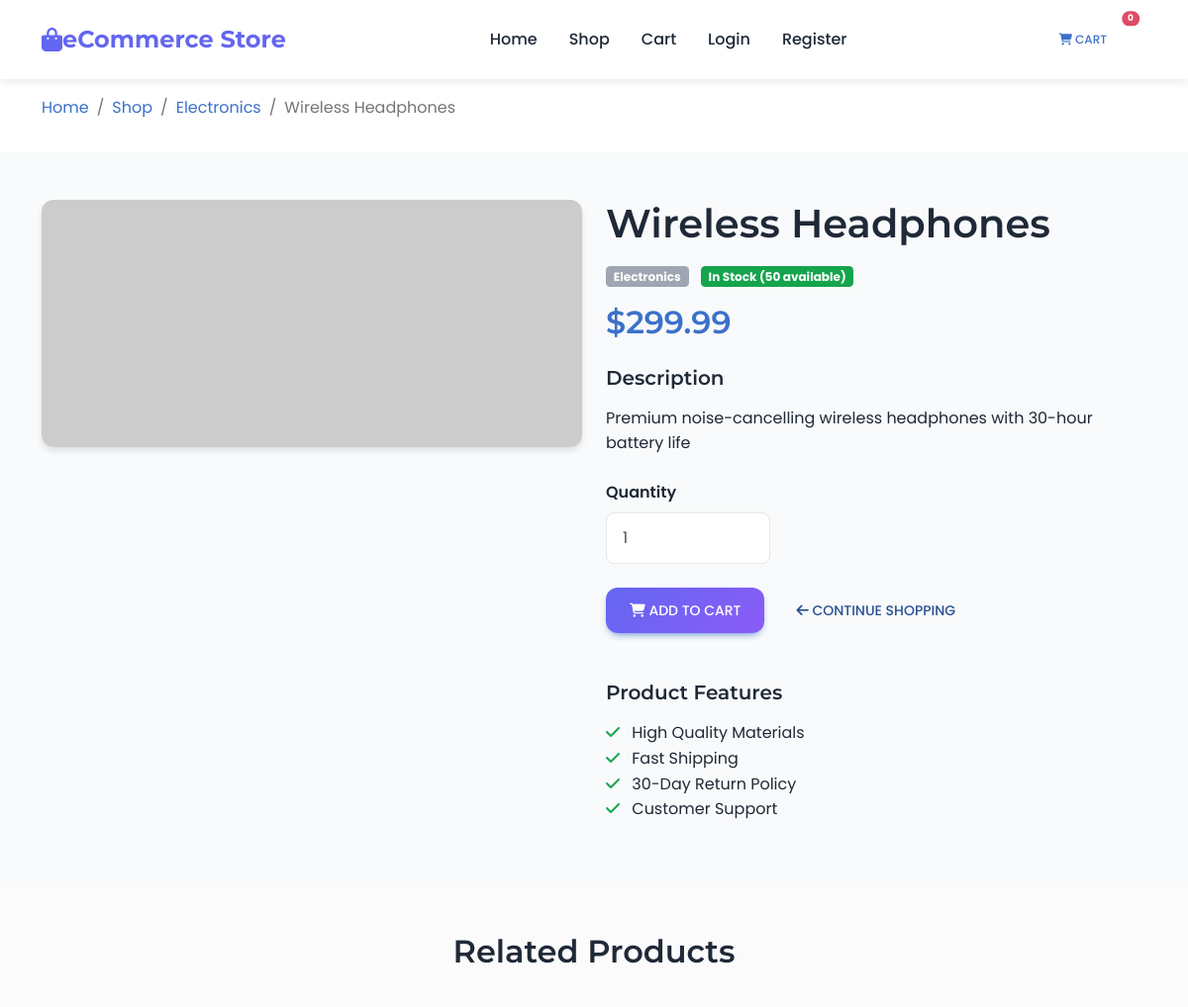
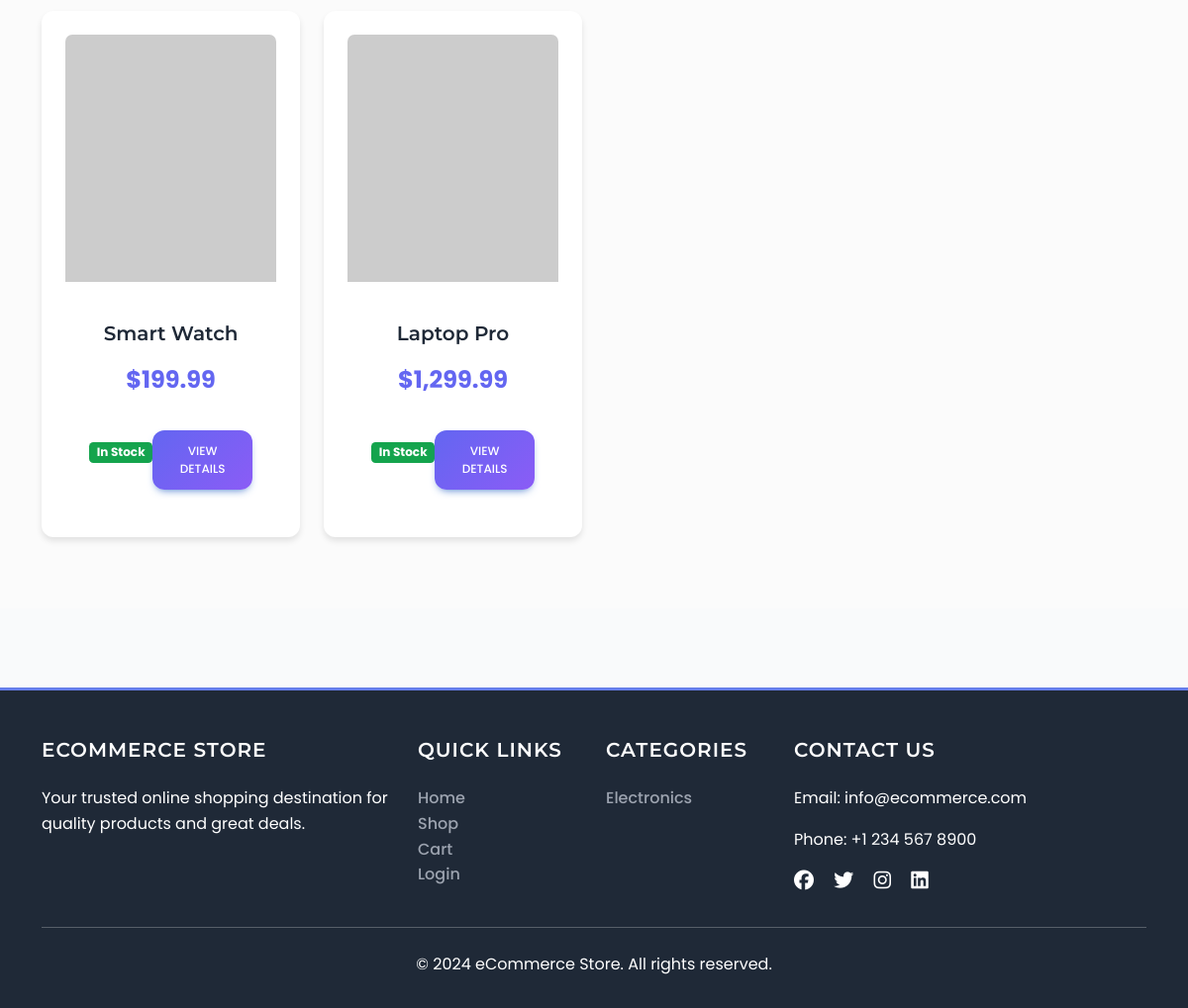
Screenshot of /product.php?id=1 with the database file from the repository (2 pictures, top to bottom).
### tables this page shows
CREATE TABLE products (
    id INT AUTO_INCREMENT PRIMARY KEY,
    name VARCHAR(200) NOT NULL,
    description TEXT,
    price DECIMAL(10,2) NOT NULL,
    stock INT NOT NULL DEFAULT 0,
    category_id INT,
    image VARCHAR(255),
    created_at TIMESTAMP DEFAULT CURRENT_TIMESTAMP,
    FOREIGN KEY (category_id) REFERENCES categories(id) ON DELETE SET NULL,
    INDEX idx_category (category_id),
    INDEX idx_stock (stock)
);

CREATE TABLE categories (
    id INT AUTO_INCREMENT PRIMARY KEY,
    name VARCHAR(50) NOT NULL,
    created_at TIMESTAMP DEFAULT CURRENT_TIMESTAMP
);

### config/db.php (called while the page is built, shortened)
<!-- <?php
function isLoggedIn() {
    return isset($_SESSION['user_id']) && !empty($_SESSION['user_id']);
}
?> -->

### product.php (the view, shortened to what this page needs)
<?php
require_once 'config/db.php';
$product_id = isset($_GET['id']) ? (int)$_GET['id'] : 0;
$stmt = $pdo->prepare("
    SELECT p.*, c.name as category_name
    FROM products p
    LEFT JOIN categories c ON p.category_id = c.id
    WHERE p.id = ?
");
$stmt->execute([$product_id]);
$product = $stmt->fetch();
$stmt = $pdo->prepare("
    SELECT * FROM products
    WHERE category_id = ? AND id != ?
    ORDER BY created_at DESC
    LIMIT 4
");
$stmt->execute([$product['category_id'], $product_id]);
$related_products = $stmt->fetchAll();
?>
<!DOCTYPE html>
<html lang="en">
<head>
    <link href="https://cdn.jsdelivr.net/npm/bootstrap@5.3.0/dist/css/bootstrap.min.css" rel="stylesheet">
    <link href="https://cdnjs.cloudflare.com/ajax/libs/mdb-ui-kit/6.4.0/mdb.min.css" rel="stylesheet">
    <link href="assets/css/style.css" rel="stylesheet">
</head>
<body>
    <nav class="navbar navbar-expand-lg navbar-light sticky-top">
        <div class="container">
            <a class="navbar-brand" href="index.php">
                <i class="fas fa-shopping-bag"></i> eCommerce Store
            </a>
            <div class="collapse navbar-collapse" id="navbarNav">
                <ul class="navbar-nav mx-auto">
                    <li class="nav-item">
                        <a class="nav-link" href="index.php">Home</a>
                    </li>
                    <li class="nav-item">
                        <a class="nav-link" href="shop.php">Shop</a>
                    </li>
                    <li class="nav-item">
                        <a class="nav-link" href="cart.php">Cart</a>
                    </li>
                    <?php if (isLoggedIn()): ?>
                        <li class="nav-item">
                            <a class="nav-link" href="dashboard.php">Dashboard</a>
                        </li>
                        <li class="nav-item">
                            <a class="nav-link" href="auth/logout.php">Logout</a>
                        </li>
                    <?php else: ?>
                        <li class="nav-item">
                            <a class="nav-link" href="auth/login.php">Login</a>
                        </li>
                        <li class="nav-item">
                            <a class="nav-link" href="auth/register.php">Register</a>
                        </li>
                    <?php endif; ?>
                </ul>
                <div class="d-flex align-items-center">
                    <a href="cart.php" class="btn btn-outline-primary position-relative me-3">
                        <i class="fas fa-shopping-cart"></i> Cart
                        <span class="position-absolute top-0 start-100 translate-middle badge rounded-pill bg-danger" id="cart-count">0</span>
                    </a>
                </div>
            </div>
        </div>
    </nav>
    <section class="py-3 bg-white">
        <div class="container">
            <nav aria-label="breadcrumb">
                <ol class="breadcrumb">
                    <li class="breadcrumb-item"><a href="index.php">Home</a></li>
                    <li class="breadcrumb-item"><a href="shop.php">Shop</a></li>
                    <li class="breadcrumb-item"><a href="shop.php?category=<?php echo $product['category_id']; ?>"><?php echo htmlspecialchars($product['category_name'] ?? 'No Category'); ?></a></li>
                    <li class="breadcrumb-item active"><?php echo htmlspecialchars($product['name']); ?></li>
                </ol>
            </nav>
        </div>
    </section>
    <section class="py-5">
        <div class="container">
            <div class="row">
                <div class="col-lg-6 mb-4">
                    <div class="card">
                        <img src="https://via.placeholder.com/600x500" class="card-img-top" alt="<?php echo htmlspecialchars($product['name']); ?>">
                    </div>
                </div>
                <div class="col-lg-6">
                    <h1 class="mb-3"><?php echo htmlspecialchars($product['name']); ?></h1>
                    <div class="mb-3">
                        <span class="badge bg-secondary"><?php echo htmlspecialchars($product['category_name'] ?? 'No Category'); ?></span>
                        <span class="badge bg-<?php echo $product['stock'] > 0 ? 'success' : 'danger'; ?> ms-2">
                            <?php echo $product['stock'] > 0 ? 'In Stock (' . $product['stock'] . ' available)' : 'Out of Stock'; ?>
                        </span>
                    </div>
                    <div class="price mb-4">
                        <h2 class="text-primary">$<?php echo number_format($product['price'], 2); ?></h2>
                    </div>
                    <div class="mb-4">
                        <h5>Description</h5>
                        <p><?php echo nl2br(htmlspecialchars($product['description'])); ?></p>
                    </div>
                    <form method="POST" action="product.php?id=<?php echo $product_id; ?>">
                        <div class="row mb-4">
                            <div class="col-md-4">
                                <label for="quantity" class="form-label">Quantity</label>
                                <input type="number" class="form-control" id="quantity" name="quantity"
                                       value="1" min="1" max="<?php echo $product['stock']; ?>" <?php echo $product['stock'] == 0 ? 'disabled' : ''; ?>>
                            </div>
                        </div>
                        <div class="d-grid gap-2 d-md-flex">
                            <button type="submit" name="add_to_cart" class="btn btn-primary btn-lg"
                                    <?php echo $product['stock'] == 0 ? 'disabled' : ''; ?>>
                                <i class="fas fa-shopping-cart"></i>
                                <?php echo $product['stock'] == 0 ? 'Out of Stock' : 'Add to Cart'; ?>
                            </button>
                            <a href="shop.php" class="btn btn-outline-secondary btn-lg">
                                <i class="fas fa-arrow-left"></i> Continue Shopping
                            </a>
                        </div>
                    </form>
                    <div class="mt-5">
                        <h5>Product Features</h5>
                        <ul class="list-unstyled">
                            <li><i class="fas fa-check text-success me-2"></i> High Quality Materials</li>
                            <li><i class="fas fa-check text-success me-2"></i> Fast Shipping</li>
                            <li><i class="fas fa-check text-success me-2"></i> 30-Day Return Policy</li>
                            <li><i class="fas fa-check text-success me-2"></i> Customer Support</li>
                        </ul>
                    </div>
                </div>
            </div>
        </div>
    </section>
    <?php if (count($related_products) > 0): ?>
    <section class="py-5 bg-light">
        <div class="container">
            <h2 class="text-center mb-5">Related Products</h2>
            <div class="row">
                <?php foreach ($related_products as $related_product): ?>
                    <div class="col-md-6 col-lg-3 mb-4">
                        <div class="card product-card h-100">
                            <img src="https://via.placeholder.com/300x250" class="card-img-top" alt="<?php echo htmlspecialchars($related_product['name']); ?>">
                            <div class="card-body">
                                <h5 class="card-title"><?php echo htmlspecialchars($related_product['name']); ?></h5>
                                <div class="price">$<?php echo number_format($related_product['price'], 2); ?></div>
                                <div class="d-flex justify-content-between align-items-center mt-3">
                                    <span class="badge bg-<?php echo $related_product['stock'] > 0 ? 'success' : 'danger'; ?>">
                                        <?php echo $related_product['stock'] > 0 ? 'In Stock' : 'Out of Stock'; ?>
                                    </span>
                                    <a href="product.php?id=<?php echo $related_product['id']; ?>" class="btn btn-primary btn-sm">View Details</a>
                                </div>
                            </div>
                        </div>
                    </div>
                <?php endforeach; ?>
            </div>
        </div>
    </section>
    <?php endif; ?>
    <footer>
        <div class="container">
            <div class="row">
                <div class="col-md-4">
                    <h5>eCommerce Store</h5>
                    <p>Your trusted online shopping destination for quality products and great deals.</p>
                </div>
                <div class="col-md-2">
                    <h5>Quick Links</h5>
                    <ul class="list-unstyled">
                        <li><a href="index.php">Home</a></li>
                        <li><a href="shop.php">Shop</a></li>
                        <li><a href="cart.php">Cart</a></li>
                        <li><a href="auth/login.php">Login</a></li>
                    </ul>
                </div>
                <div class="col-md-2">
                    <h5>Categories</h5>
                    <ul class="list-unstyled">
                        <li><a href="shop.php?category=<?php echo $product['category_id']; ?>"><?php echo htmlspecialchars($product['category_name'] ?? 'No Category'); ?></a></li>
                    </ul>
                </div>
                <div class="col-md-4">
                    <h5>Contact Us</h5>
                    <p>Email: info@ecommerce.com</p>
                    <p>Phone: +1 234 567 8900</p>
                    <div class="mt-3">
                        <a href="#" class="text-white me-3"><i class="fab fa-facebook fa-lg"></i></a>
                        <a href="#" class="text-white me-3"><i class="fab fa-twitter fa-lg"></i></a>
                        <a href="#" class="text-white me-3"><i class="fab fa-instagram fa-lg"></i></a>
                        <a href="#" class="text-white"><i class="fab fa-linkedin fa-lg"></i></a>
                    </div>
                </div>
            </div>
            <hr class="my-4 bg-white">
            <div class="text-center">
                <p>&copy; 2024 eCommerce Store. All rights reserved.</p>
            </div>
        </div>
    </footer>
</body>
</html>

### assets/css/style.css (style rules this page uses)
h1, h2, h3, h4, h5, h6 { color: #1f2937 !important; opacity: 1 !important; visibility: visible !important; text-shadow: none !important; font-weight: 600 !important; display: block !important; position: relative !important; z-index: 10 !important; background: transparent !important; border: none !important; }
.page-title, .section-title, .card-title, .modal-title { color: #1f2937 !important; opacity: 1 !important; visibility: visible !important; text-shadow: none !important; font-weight: 600 !important; display: block !important; position: relative !important; z-index: 10 !important; }
.navbar-brand { color: white !important; opacity: 1 !important; visibility: visible !important; text-shadow: none !important; font-weight: 700 !important; }
:root { --primary-color: #6366f1; --secondary-color: #ec4899; --success-color: #10b981; --warning-color: #f59e0b; --danger-color: #ef4444; --dark-color: #1f2937; --light-color: #f9fafb; --border-radius: 12px; --transition: all 0.3s ease; }
* { margin: 0; padding: 0; box-sizing: border-box; }
body { font-family: 'Poppins', sans-serif; background-color: var(--light-color); color: var(--dark-color); line-height: 1.6; }
h1, h2, h3, h4, h5, h6 { font-family: 'Montserrat', sans-serif; font-weight: 600; margin-bottom: 1rem; color: var(--dark-color) !important; opacity: 1 !important; visibility: visible !important; text-shadow: none !important; }
.btn { border-radius: var(--border-radius); padding: 12px 24px; font-weight: 500; transition: var(--transition); border: none; cursor: pointer; text-decoration: none; display: inline-block; text-align: center; }
.btn-primary { background: linear-gradient(135deg, var(--primary-color), #8b5cf6); color: white; }
.card { border-radius: var(--border-radius); border: none; box-shadow: 0 4px 6px rgba(0, 0, 0, 0.1); transition: var(--transition); overflow: hidden; }
.card-img-top { height: 250px; object-fit: cover; }
.navbar { background: white !important; box-shadow: 0 2px 10px rgba(0, 0, 0, 0.1); padding: 1rem 0; }
.navbar-brand { font-family: 'Montserrat', sans-serif; font-weight: 700; font-size: 1.5rem; color: var(--primary-color) !important; }
.nav-link { font-weight: 500; color: var(--dark-color) !important; margin: 0 0.5rem; transition: var(--transition); }
footer { background: linear-gradient(135deg, #1f2937 0%, #111827 100%); color: white; padding: 3rem 0 1rem; margin-top: 5rem; border-top: 3px solid #667eea; }
footer h5 { color: white !important; opacity: 1 !important; visibility: visible !important; font-weight: 600 !important; margin-bottom: 1.5rem; text-transform: uppercase; letter-spacing: 1px; }
footer a { color: #9ca3af !important; text-decoration: none; transition: all 0.3s ease; font-weight: 500; }
.product-card { text-align: center; padding: 1.5rem; }
.product-card h5 { font-weight: 600; margin: 1rem 0; }
.product-card .price { font-size: 1.5rem; font-weight: 700; color: var(--primary-color); margin: 0.5rem 0; }
.product-card .btn { width: 100%; margin-top: 1rem; }
.form-control { border-radius: 8px; border: 1px solid #e5e7eb; padding: 12px 16px; transition: var(--transition); }
.form-label { font-weight: 600; margin-bottom: 0.5rem; color: var(--dark-color); }
footer { background: var(--dark-color); color: white; padding: 3rem 0 1rem; margin-top: 5rem; }
footer h5 { color: white; margin-bottom: 1.5rem; }
footer a { color: #9ca3af; text-decoration: none; transition: var(--transition); }

### rows the page displays
products: category.name "Electronics", name "Wireless Headphones", stock "50", price "299.99", description "Premium noise-cancelling wireless headphones with 30-hour battery life", quantity "1"
products: name "Smart Watch", price "199.99", stock "In Stock"
products: name "Laptop Pro", price "1,299.99", stock "In Stock"
